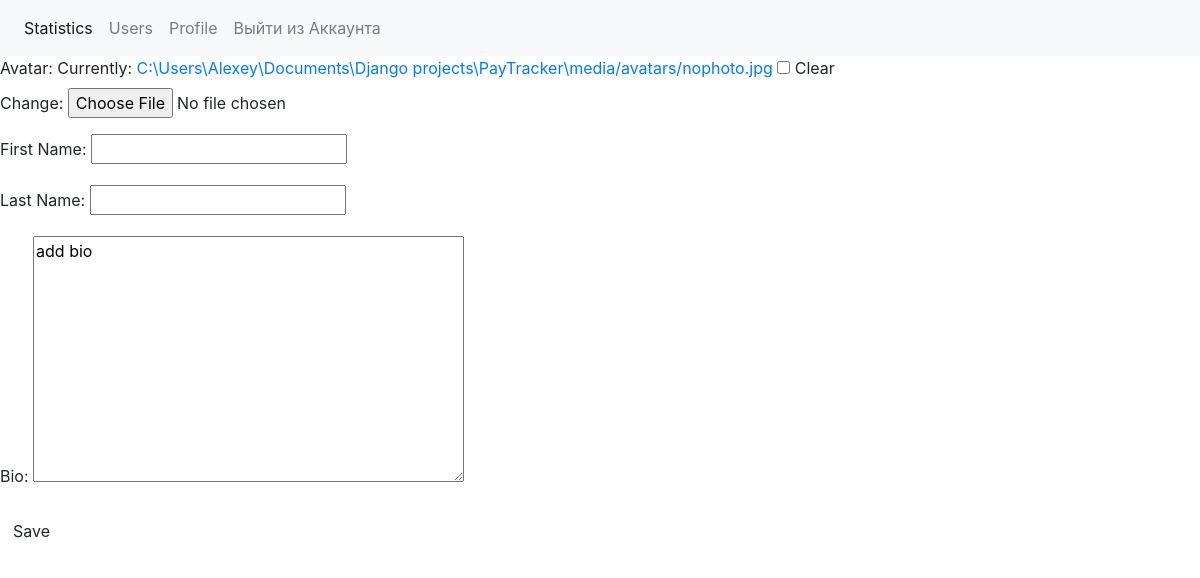
Page /profile/edit/ (signed in) on the earlier database version.
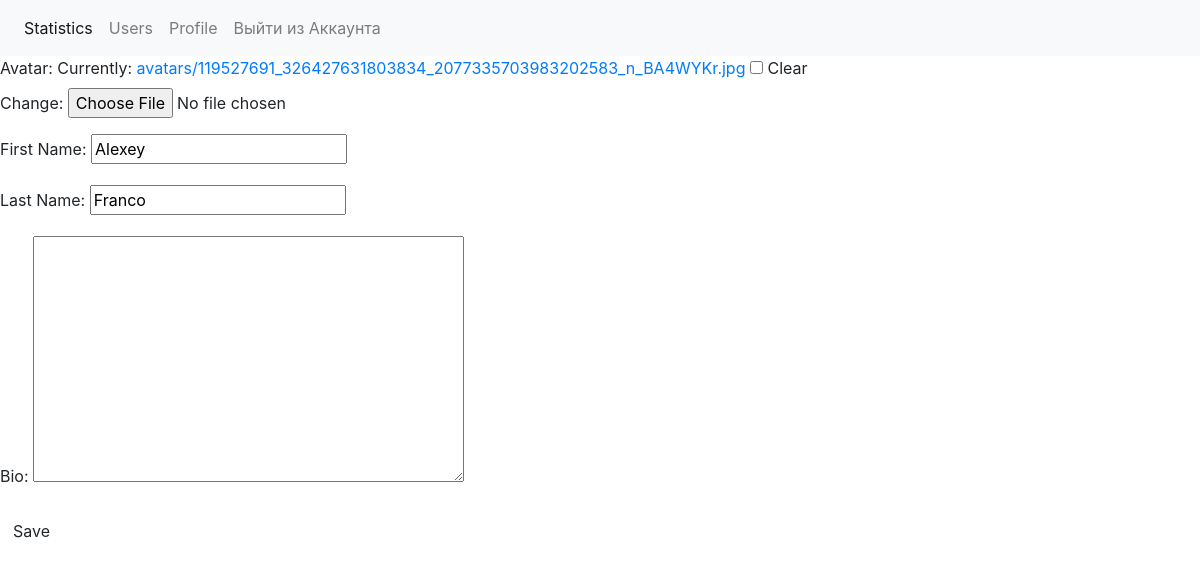
Same page on the later database version.
### user/models.py (models this page shows, shortened)
class Profile(models.Model):
    user = models.OneToOneField(User, on_delete=models.CASCADE)
    avatar = models.ImageField('Avatar', upload_to='avatars', blank=True,
                               default=os.path.join(BASE_DIR, 'media/avatars/nophoto.jpg'))
    first_name = models.CharField('First Name', max_length=50, blank=True)
    last_name = models.CharField('Last Name', max_length=50, blank=True)
    slug = models.SlugField('Url', unique=True, max_length=60)
    bio = models.TextField('Bio', max_length=200, blank=True)
    created_date = models.DateTimeField('Created date', auto_now_add=True)
    class Meta:
        verbose_name = 'Profile'
        verbose_name_plural = 'Profiles'

### user/views.py (the view)
# urls.py: path('edit/', views.MyProfileEdit.as_view(), name='my_profile_edit'),
class MyProfileEdit(MyProfileEditMixin, View):
    queryset = get_form_for_editing_my_profile
    form = edit_my_profile
    template_name = 'profile/edit.html'

### services/profile_logic.py (called while the page is built)
def get_form_for_editing_my_profile(self):
    profile = Profile.objects.get(id=self.request.user.profile.id)
    return ProfileEdit(instance=profile)

### user/utils.py (called while the page is built)
    def get(self, request):
        qs = self.queryset
        try:
            return render(request, self.template_name, {'form': qs})
        except AttributeError:
            return HttpResponseRedirect('/accounts/login/')

### templates/profile/edit.html
{% extends 'base.html' %}
{% block content %}
    <form method="post" enctype="multipart/form-data">{% csrf_token %}
        {{ form.as_p }}
        <button type="submit" class="save btn btn-default">Save</button>
    </form>
{% endblock %}

Differences in the rows shown:
changed Profile: first_name (not shown) → "Alexey"; last_name (not shown) → "Franco"; bio "add bio" → (not shown)
Other differences:
text no longer shown: "Avatar: Currently: C:\\Users\\Alexey\\Documents\\Django projects\\PayTracker\\media/avatars/nophoto.jpg Clear Change: First Name: Last Name: Bio:"
text now shown: "Avatar: Currently: avatars/119527691_326427631803834_2077335703983202583_n_BA4WYKr.jpg Clear Change: First Name: Last Name: Bio:"
